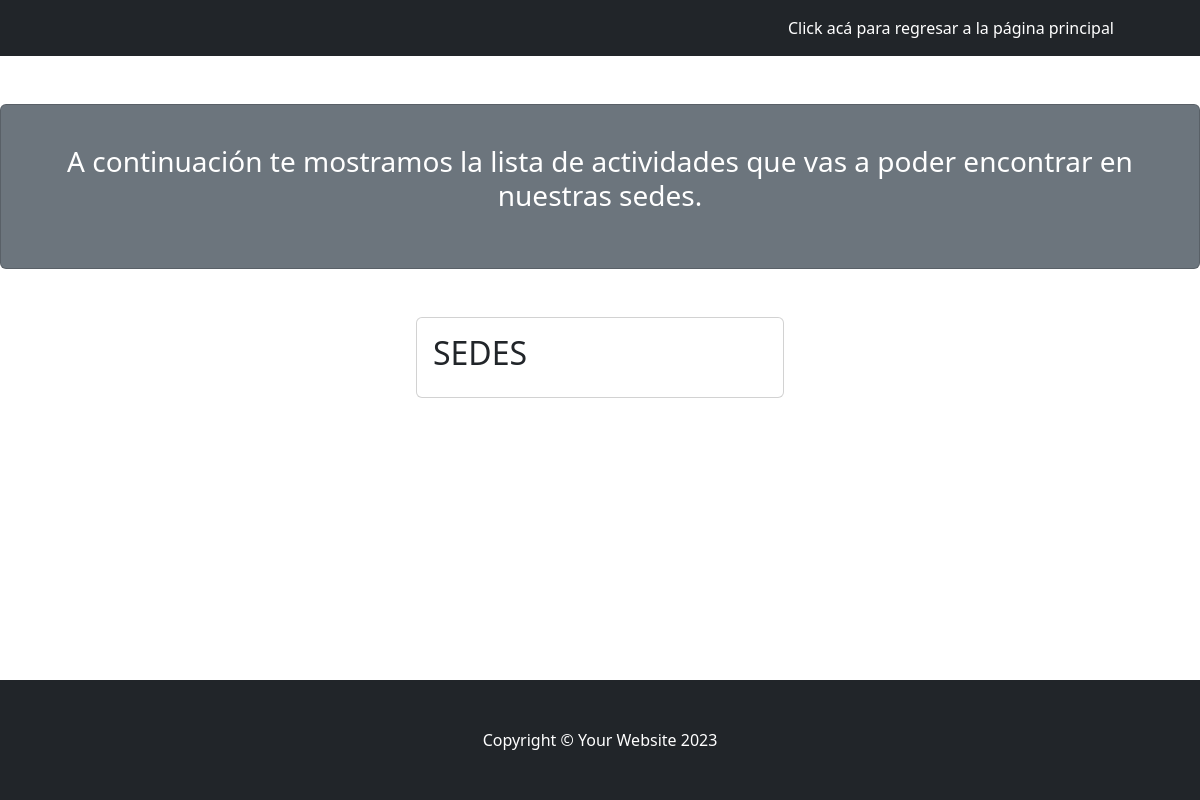
Page /sedes/todas/ on the earlier database version.
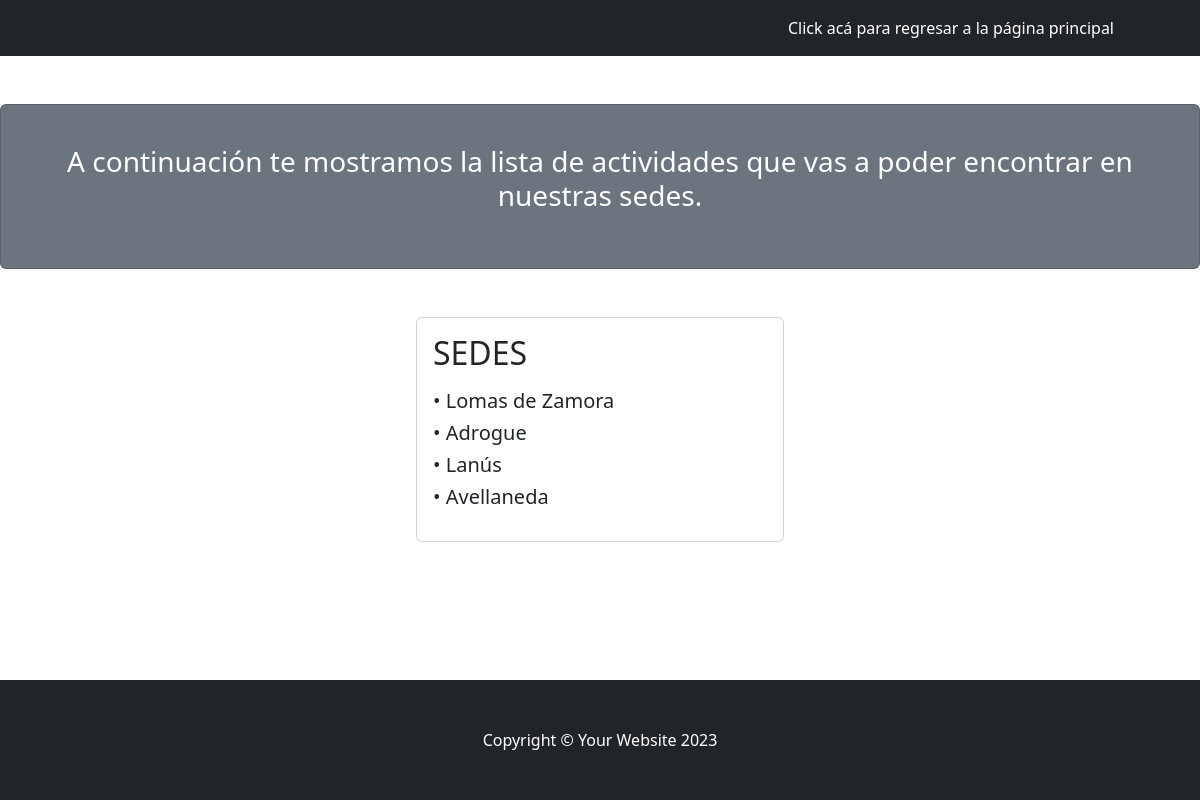
Same page on the later database version.
### AppSport/models.py (models this page shows, shortened)
class Sede(models.Model):
    sede = models.CharField(max_length=100)

### AppSport/views.py (the view)
# urls.py: path('sedes/todas/', sedes_todas_view, name='sedestodas'),
def sedes_todas_view(request):
    sedes = models.Sede.objects.all()
    context = {"sedestodas": sedes}
    return render(request, "AppSport/index_sedes_lista.html", context)

### AppSport/templates/AppSport/index_sedes_lista.html
{% extends "AppSport/index_actividades_lista.html" %}
{% block contenidoQueCambia %}
<h2 class="card-title">SEDES</h2>
<p class="card-text">
    {% for sede in sedestodas %}
    <h5>• {{ sede.sede }}</h5>
    {% endfor %}
{% endblock %}

Differences in the rows shown:
added Sede: sede "Lomas de Zamora"
added Sede: sede "Adrogue"
added Sede: sede "Lanús"
added Sede: sede "Avellaneda"
